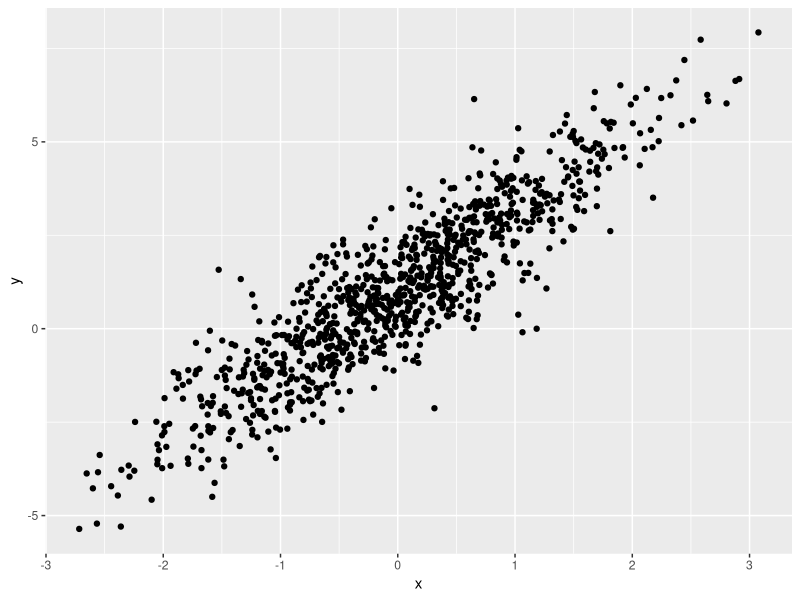
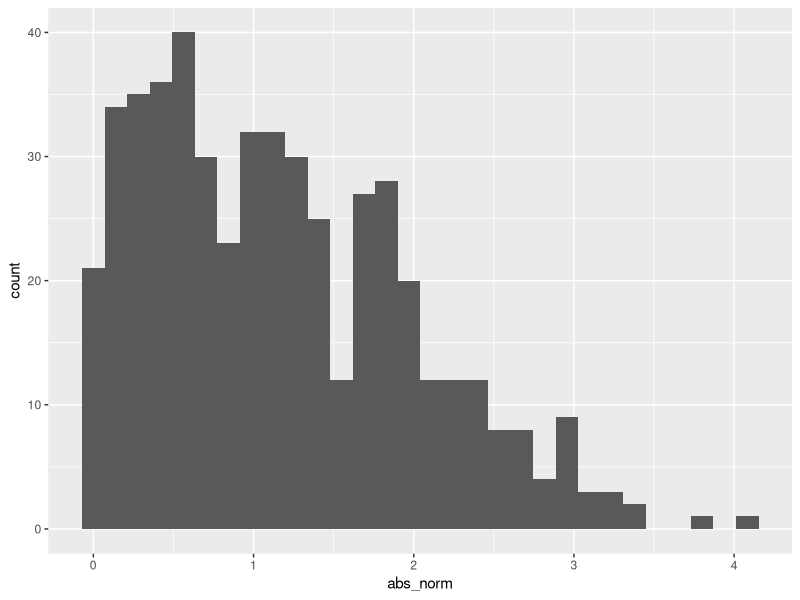

Write R code to recreate these figures, in order.
## ---- chunk 1
samp = rnorm(100)
length(samp)
## ---- chunk 2
library(tidyverse)
## ---- chunk 3
plot_df=
  tibble(
    x =rnorm (n=1000), 
    y = 1+2 * x + rnorm(n=1000)  
  )
  
ggplot(plot_df, aes(x=x, y=y)) + geom_point()

## ---- chunk 4
la_df = 
  tibble(
  norm = rnorm(n = 500, mean=1),
  logical = norm > 0,
  abs_norm = abs(norm)
)

ggplot(la_df, aes(x = abs_norm)) + geom_histogram()
